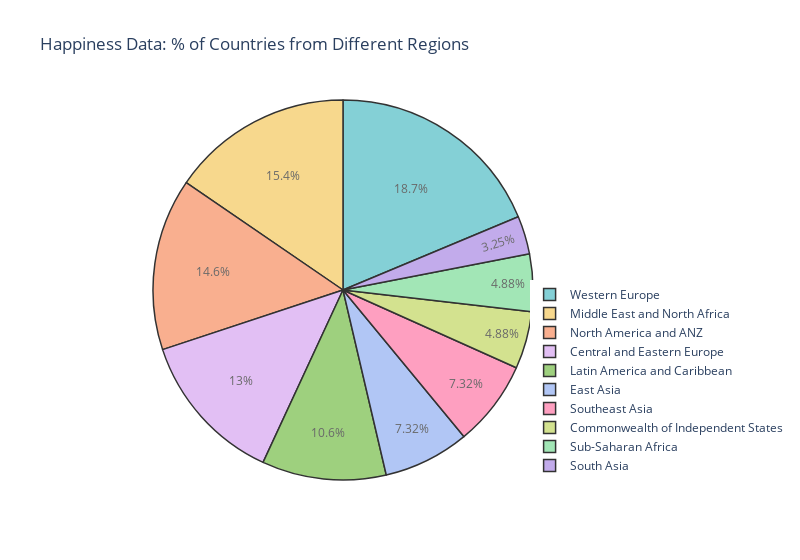

The cell this chart's notebook holds for it:
### Markdown cell above
The visualization reveals that life expectancy and social support are major contributors to happiness scores in the 10 lowest-ranking countries. Freedom, generosity, and corruption perception show varying influences, while the Dystopia (1.83) + residual component indicates the presence of unmeasured factors impacting happiness.

### Code cell
# Select the values and names for the pie chart
region_counts = df["Region"].dropna().value_counts()
region_names = df["Region"].dropna().unique()

# Create a pie chart using plotly
fig = px.pie(values=region_counts,
             names=region_names,
             title="Happiness Data: % of Countries from Different Regions",
             color_discrete_sequence=px.colors.qualitative.Pastel,
             )

# Format the chart
fig.update_traces(marker_line_color='rgb(0,0,0)', 
                  marker_line_width=1.5, 
                  opacity=0.8)
fig.update_layout(width=800,
                  legend=dict(orientation="h", yanchor="bottom", y=0, xanchor="center", x=1.1))

# Display the chart
fig.show()

### Figure 1 — Plotly figure (JSON) as saved in the notebook; plotly's stock layout.template omitted (floating-point values rounded to 4 significant figures)
{"data": [{"domain": {"x": [0, 1], "y": [0, 1]}, "hovertemplate": "label=%{label}<br>value=%{value}<extra></extra>", "labels": ["Western Europe", "Middle East and North Africa", "North America and ANZ", "Central and Eastern Europe", "Latin America and Caribbean", "East Asia", "Southeast Asia", "Commonwealth of Independent States", "Sub-Saharan Africa", "South Asia"], "legendgroup": "", "marker": {"line": {"color": "rgb(0,0,0)", "width": 1.5}}, "name": "", "opacity": 0.8, "showlegend": true, "type": "pie", "values": [23, 19, 18, 16, 13, 9, 9, 6, 6, 4]}], "layout": {"legend": {"orientation": "h", "tracegroupgap": 0, "x": 1.1, "xanchor": "center", "y": 0, "yanchor": "bottom"}, "piecolorway": ["rgb(102, 197, 204)", "rgb(246, 207, 113)", "rgb(248, 156, 116)", "rgb(220, 176, 242)", "rgb(135, 197, 95)", "rgb(158, 185, 243)", "rgb(254, 136, 177)", "rgb(201, 219, 116)", "rgb(139, 224, 164)", "rgb(180, 151, 231)", "rgb(179, 179, 179)"], "title": {"text": "Happiness Data: % of Countries from Different Regions"}, "width": 800}}
